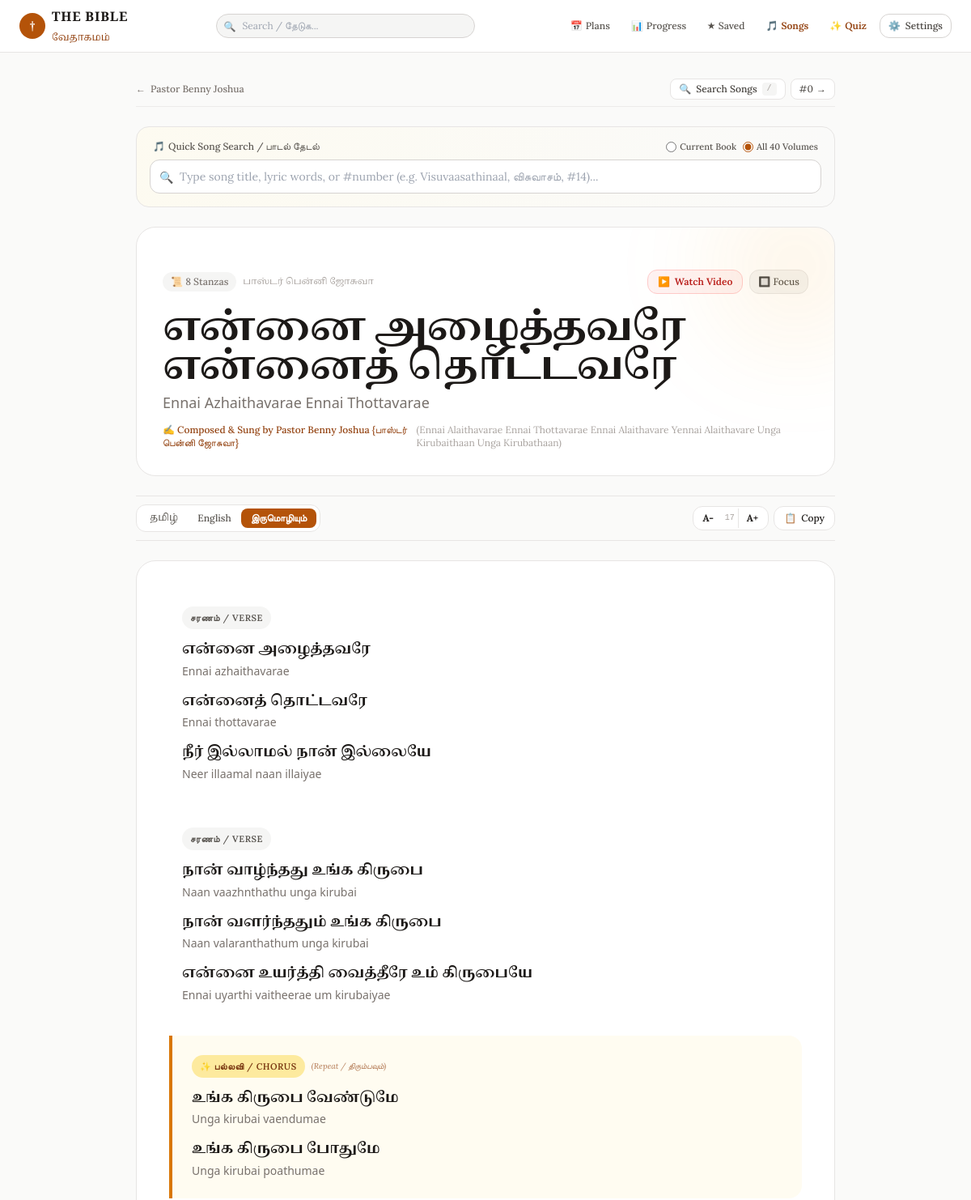
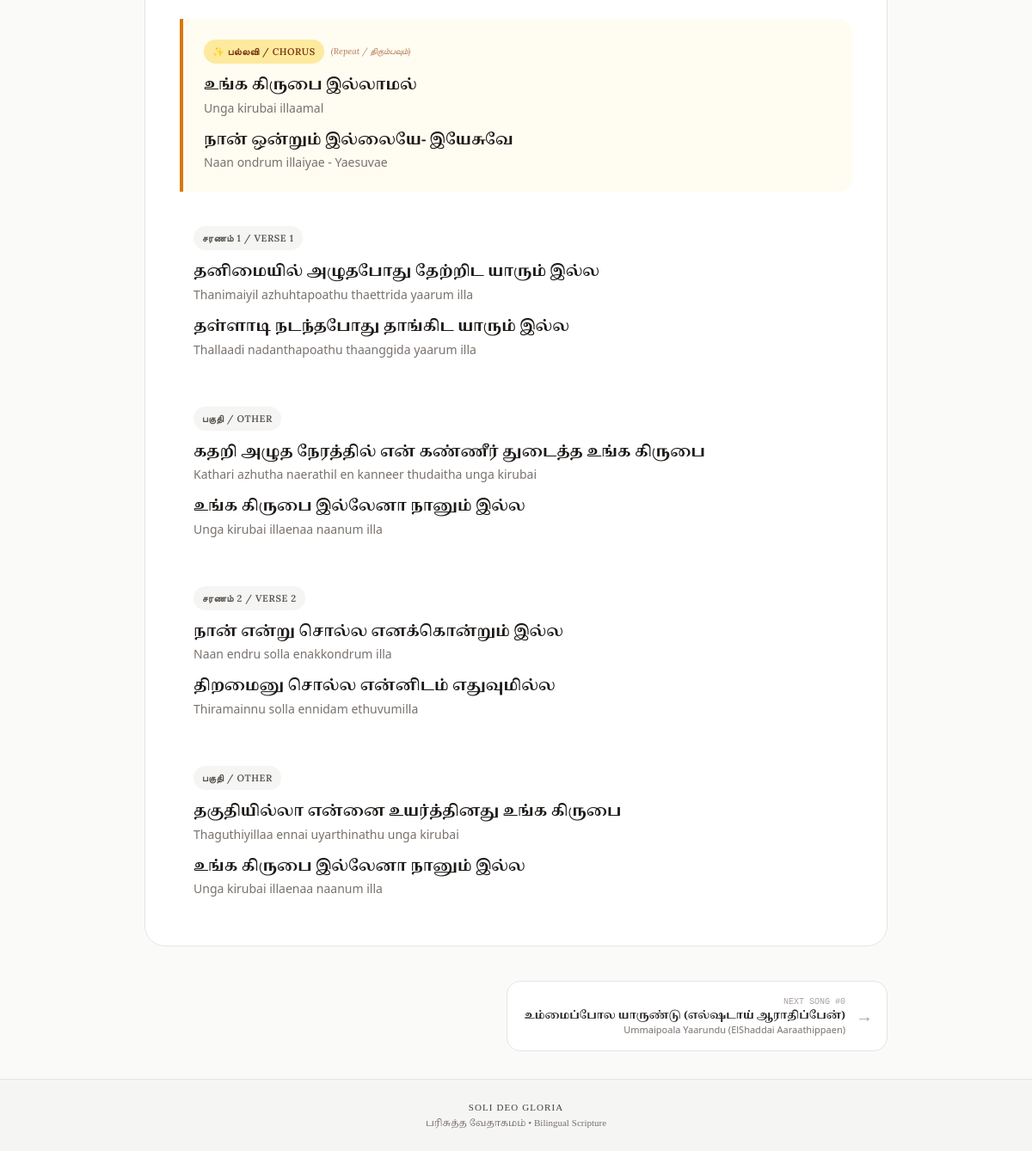
The app's page /songs/1986, older data (2 pictures, top to bottom).
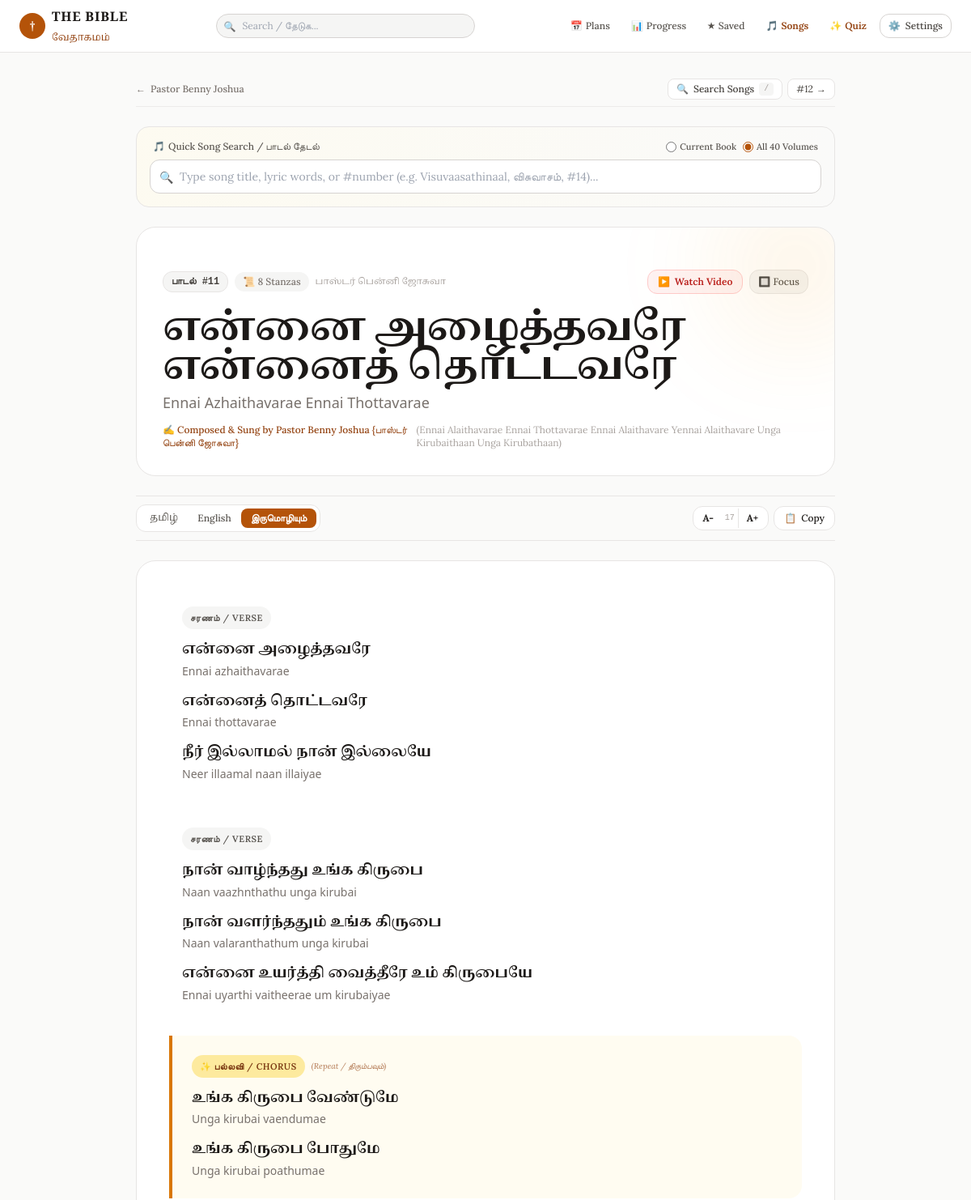
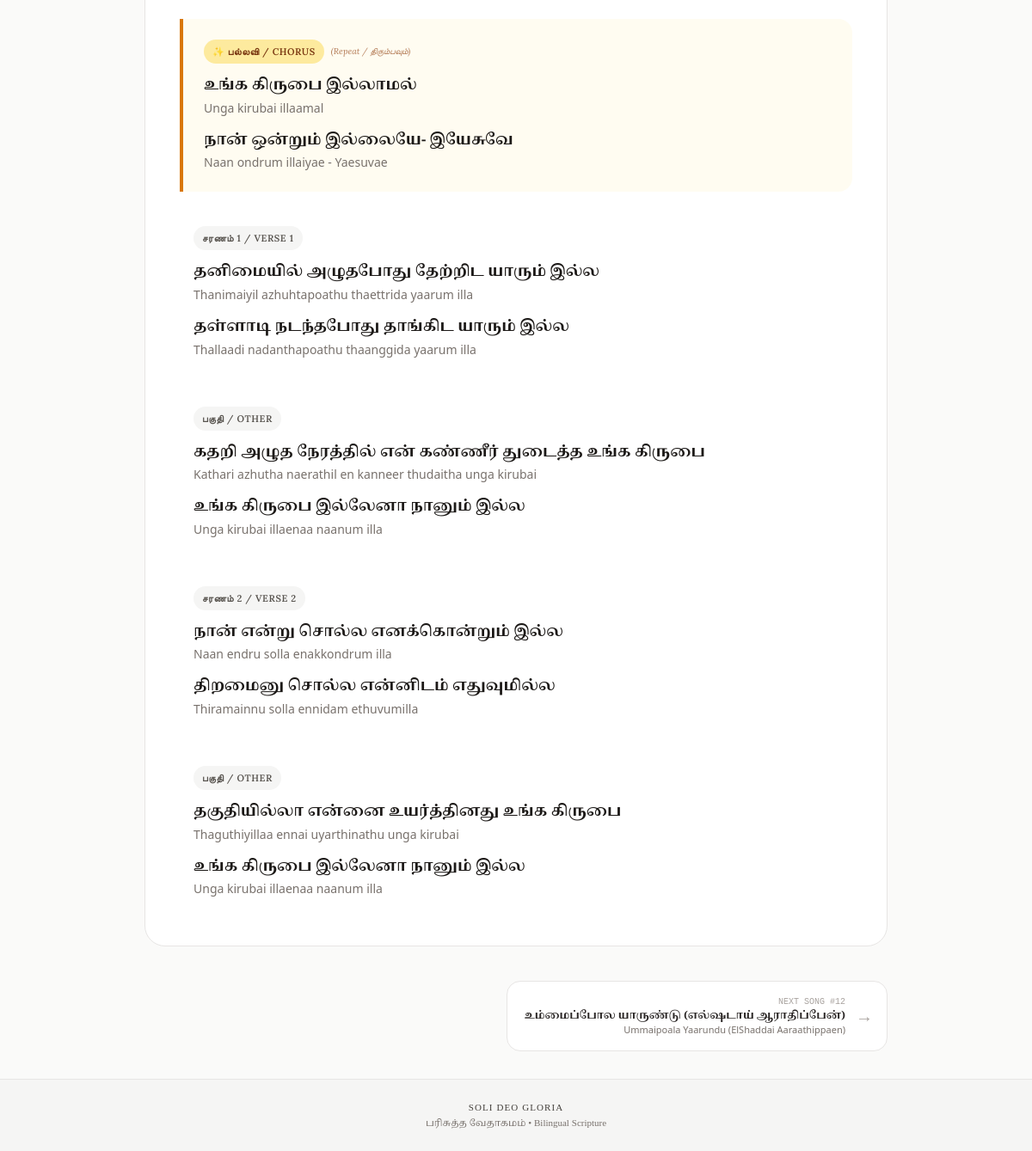
The same page, newer data (2 pictures, top to bottom).
### tables this page shows
CREATE TABLE songs (
            id INTEGER PRIMARY KEY,
            songbook_code TEXT NOT NULL,
            songbook_name_ta TEXT,
            songbook_name_en TEXT,
            volume INTEGER DEFAULT 0,
            volume_name TEXT,
            song_number INTEGER DEFAULT 0,
            title_ta TEXT NOT NULL,
            title_en TEXT NOT NULL,
            alternate_title TEXT,
            lyrics_ta TEXT,
            lyrics_en TEXT,
            lyrics_bilingual TEXT,
            author TEXT,
            youtube_url TEXT
        );

### app/main.py (the view)
@app.get("/songs/{song_id}", response_class=HTMLResponse)
async def song_detail_page(
    request: Request,
    song_id: int,
    mode: str = Query("bilingual"),
    canon: str = Query(None)
):
    active_canon = resolve_canon(request, canon)
    canon_ctx = get_canon_context(active_canon)
    song = get_song_by_id(song_id)
    if not song:
        raise HTTPException(status_code=404, detail="Song not found")
    volume_songs = []
    if song.get("volume") and song["volume"] > 0:
        vol_data = get_songs_list(
            songbook_code=song.get("songbook_code") or "jebathota",
            volume=song["volume"],
            limit=100
        )
        volume_songs = vol_data.get("songs", [])
    return templates.TemplateResponse(
        request=request,
        name="song_detail.html",
        context={
            **canon_ctx,
            "song": song,
            "volume_songs": volume_songs,
            "mode": mode,
        },
    )

### templates/song_detail.html (shortened to what this page needs)
{% extends "base.html" %}
{% block content %}
<div id="song-detail-root" class="max-w-4xl mx-auto px-3 sm:px-4 py-4 sm:py-8 space-y-6 transition-all duration-200">
    <div class="flex flex-col sm:flex-row sm:items-center justify-between gap-3 text-xs text-stone-500 pb-2 border-b border-stone-200/70 dark:border-stone-800">
        <div class="flex items-center gap-2 flex-wrap">
            <a href="/songs?book={{ song.songbook_code }}{% if song.volume %}&vol={{ song.volume }}{% endif %}{% if canon %}&canon={{ canon }}{% endif %}"
               class="inline-flex items-center gap-1.5 hover:text-amber-700 dark:hover:text-amber-400 font-medium transition py-1">
                <span>←</span> <span>{{ song.songbook_name_en }}</span>
            </a>
        </div>
        <div class="flex items-center gap-1.5 self-end sm:self-auto">
            <button onclick="toggleDetailSearchModal(true)"
                    class="px-2.5 py-1 rounded-lg bg-white dark:bg-stone-800 border border-stone-200 dark:border-stone-700 hover:border-amber-600 text-stone-700 dark:text-stone-300 hover:text-amber-700 dark:hover:text-amber-400 transition cursor-pointer flex items-center gap-1.5"
                    title="Search any song (Press /)">
                <span>🔍</span>
                <span class="font-medium">Search Songs</span>
                <kbd class="hidden sm:inline-block px-1.5 py-0.2 bg-stone-100 dark:bg-stone-700 text-stone-400 dark:text-stone-300 rounded text-[10px] font-mono">/</kbd>
            </button>
            {% if song.next_song %}
            <a href="/songs/{{ song.next_song.id }}{% if canon %}?canon={{ canon }}{% endif %}"
               class="px-2.5 py-1 rounded-lg bg-white dark:bg-stone-800 border border-stone-200 dark:border-stone-700 hover:border-amber-600 text-stone-700 dark:text-stone-300 transition flex items-center gap-1"
               title="Next: #{{ song.next_song.song_number }} {{ song.next_song.title_en }} (Press Right Arrow)">
                <span class="hidden md:inline">#{{ song.next_song.song_number }}</span> <span>→</span>
            </a>
            {% endif %}
        </div>
    </div>
    <div id="detail-search-container" class="bg-gradient-to-r from-amber-50/60 to-stone-50 dark:from-stone-900 dark:to-stone-900/60 border border-stone-200 dark:border-stone-800 rounded-2xl p-3 sm:p-4 shadow-xs space-y-2">
        <div class="flex items-center justify-between text-xs text-stone-600 dark:text-stone-400 px-1 font-medium">
            <span class="flex items-center gap-1">
                <span>🎵</span> <span>Quick Song Search / பாடல் தேடல்</span>
            </span>
            <div class="flex items-center gap-2 text-[11px]">
                <label class="inline-flex items-center gap-1 cursor-pointer">
                    <input type="radio" name="detail_search_scope" value="volume" class="accent-amber-700" {% if song.volume %}checked{% endif %}>
                    <span>{% if song.volume %}In Vol {{ song.volume }} Only{% else %}Current Book{% endif %}</span>
                </label>
                <label class="inline-flex items-center gap-1 cursor-pointer">
                    <input type="radio" name="detail_search_scope" value="all" class="accent-amber-700" {% if not song.volume %}checked{% endif %}>
                    <span>All 40 Volumes</span>
                </label>
            </div>
        </div>
        <div class="relative">
            <input type="text" id="detail-search-input"
                   placeholder="Type song title, lyric words, or #number (e.g. Visuvaasathinaal, விசுவாசம், #14)..."
                   autocomplete="off"
                   class="w-full text-xs sm:text-sm bg-white dark:bg-stone-800 border border-stone-300 dark:border-stone-700 rounded-xl pl-9 pr-8 py-2.5 focus:outline-none focus:ring-2 focus:ring-amber-700 text-stone-900 dark:text-stone-100">
            <span class="absolute left-3 top-3 text-stone-400 text-xs sm:text-sm">🔍</span>
        </div>
    </div>
    <div class="bg-white dark:bg-stone-900 border border-stone-200 dark:border-stone-800 rounded-3xl p-5 sm:p-8 shadow-xs space-y-5 relative overflow-hidden">
        <div class="flex flex-wrap items-center justify-between gap-2.5">
            <div class="flex flex-wrap items-center gap-2 text-xs">
                {% if song.song_number and song.song_number > 0 %}
                <span class="px-2.5 py-1 rounded-xl bg-stone-100 dark:bg-stone-800 text-stone-700 dark:text-stone-300 font-mono font-semibold border border-stone-200 dark:border-stone-700">
                    பாடல் #{{ song.song_number }}
                </span>
                {% endif %}
                {% if song.stanzas %}
                <span class="px-2.5 py-1 rounded-xl bg-stone-100 dark:bg-stone-800 text-stone-500 dark:text-stone-400 font-medium">
                    📜 {{ song.stanzas|length }} Stanzas
                </span>
                {% endif %}
                <span class="text-stone-400 font-tamil text-[11px]" translate="no">{{ song.songbook_name_ta }}</span>
            </div>
            <div class="flex items-center gap-2">
                {% if song.youtube_url %}
                <button onclick="toggleSongVideo()"
                        class="inline-flex items-center gap-1.5 px-3 py-1.5 rounded-xl bg-red-50 hover:bg-red-100 dark:bg-red-950/40 dark:hover:bg-red-900/50 text-red-700 dark:text-red-300 text-xs font-semibold border border-red-200 dark:border-red-900/60 transition cursor-pointer shadow-2xs">
                    <span>▶️</span> <span>{% if song.youtube_video_id %}Watch Video{% else %}Play on YouTube{% endif %}</span>
                </button>
                {% endif %}
                <button onclick="toggleWorshipFocusMode()" id="focus-mode-btn"
                        class="px-2.5 py-1.5 rounded-xl bg-stone-100 hover:bg-stone-200 dark:bg-stone-800 dark:hover:bg-stone-700 text-stone-600 dark:text-stone-300 text-xs font-medium border border-stone-200 dark:border-stone-700 transition cursor-pointer"
                        title="Toggle distraction-free worship presentation mode">
                    <span>🔲</span> <span class="hidden sm:inline">Focus</span>
                </button>
            </div>
        </div>
        <div class="space-y-1">
            <h1 class="font-tamil text-2xl sm:text-4xl lg:text-5xl font-bold text-stone-900 dark:text-stone-100 leading-tight tracking-tight" translate="no">
                {{ song.title_ta }}
            </h1>
            <h2 class="font-sans text-sm sm:text-lg text-stone-500 dark:text-stone-400 font-medium">
                {{ song.title_en }}
            </h2>
            <div class="flex items-center gap-2 pt-2 text-xs text-amber-800 dark:text-amber-400 font-medium">
                <span>✍️ Composed & Sung by {{ song.author or "Fr. S.J. Berchmans" }}</span>
                {% if song.alternate_title %}
                <span class="text-stone-400 font-normal">({{ song.alternate_title }})</span>
                {% endif %}
            </div>
        </div>
    </div>
    <div id="lyrics-toolbar" class="sticky top-14 z-30 bg-stone-50/95 dark:bg-stone-950/95 backdrop-blur-md py-2.5 border-y border-stone-200 dark:border-stone-800 flex flex-wrap items-center justify-between gap-2 text-xs transition-all">
        <div class="inline-flex bg-white dark:bg-stone-800 p-1 rounded-xl border border-stone-200 dark:border-stone-700 shadow-2xs">
            <button onclick="setSongScriptMode('ta')" id="mode-btn-ta"
                    class="px-3 py-1 rounded-lg font-medium transition cursor-pointer font-tamil text-stone-600 dark:text-stone-300">
                தமிழ்
            </button>
            <button onclick="setSongScriptMode('en')" id="mode-btn-en"
                    class="px-3 py-1 rounded-lg font-medium transition cursor-pointer text-stone-600 dark:text-stone-300">
                English
            </button>
            <button onclick="setSongScriptMode('bilingual')" id="mode-btn-bilingual"
                    class="px-3 py-1 rounded-lg font-semibold bg-amber-700 text-white shadow-xs transition cursor-pointer">
                இருமொழியும்
            </button>
        </div>
        <div class="flex items-center gap-1.5">
            <div class="flex items-center bg-white dark:bg-stone-800 rounded-xl border border-stone-200 dark:border-stone-700 p-0.5">
                <button onclick="changeLyricsFontSize(-1)" class="px-2.5 py-1 text-xs hover:text-amber-700 font-bold transition cursor-pointer" title="Decrease font size">A-</button>
                <span id="font-size-indicator" class="text-[10px] text-stone-400 font-mono px-1">17</span>
                <button onclick="changeLyricsFontSize(1)" class="px-2.5 py-1 text-xs hover:text-amber-700 font-bold transition cursor-pointer border-l border-stone-200 dark:border-stone-700" title="Increase font size">A+</button>
            </div>
            <button onclick="copySongLyrics()" class="px-3 py-1.5 bg-white dark:bg-stone-800 border border-stone-200 dark:border-stone-700 hover:border-amber-600 rounded-xl font-medium transition flex items-center gap-1.5 cursor-pointer shadow-2xs">
                <span>📋</span> <span id="copy-btn-text">Copy</span>
            </button>
        </div>
    </div>
    <div id="lyrics-container" class="bg-white dark:bg-stone-900 border border-stone-200 dark:border-stone-800 rounded-3xl p-5 sm:p-10 shadow-xs space-y-6 text-base transition-all">
        {% if song.stanzas %}
            {% for st in song.stanzas %}
            {% set is_chorus = ('Chorus' in st.label or 'பல்லவி' in st.label or 'Pre-Chorus' in st.label) %}
            <div class="stanza-block transition-all duration-150 {% if is_chorus %}bg-amber-50/70 dark:bg-amber-950/25 border-l-4 border-amber-600 dark:border-amber-500 rounded-r-2xl p-4 sm:p-6 shadow-2xs{% else %}p-3 sm:p-4 rounded-2xl hover:bg-stone-50/80 dark:hover:bg-stone-800/40{% endif %}">
                <div class="flex items-center gap-2 mb-3">
                    <span class="inline-flex items-center px-2.5 py-0.5 rounded-full text-[11px] font-semibold tracking-wider uppercase {% if is_chorus %}bg-amber-200/80 dark:bg-amber-900/60 text-amber-900 dark:text-amber-200 font-bold{% else %}bg-stone-100 dark:bg-stone-800 text-stone-600 dark:text-stone-400{% endif %}">
                        {% if is_chorus %}✨ {{ st.label }}{% else %}{{ st.label }}{% endif %}
                    </span>
                    {% if is_chorus %}
                    <span class="text-[10px] text-amber-800/70 dark:text-amber-400/70 font-serif italic hidden sm:inline">(Repeat / திரும்பவும்)</span>
                    {% endif %}
                </div>
                <div class="space-y-3.5">
                    {% set max_lines = st.lines_ta|length if st.lines_ta|length > st.lines_en|length else st.lines_en|length %}
                    {% for i in range(max_lines) %}
                    <div class="lyrics-pair space-y-0.5">
                        {% if i < st.lines_ta|length %}
                        <p class="lyrics-line-ta font-tamil text-stone-900 dark:text-stone-100 font-semibold leading-relaxed tracking-normal" translate="no">
                            {{ st.lines_ta[i] }}
                        </p>
                        {% endif %}
                        {% if i < st.lines_en|length %}
                        <p class="lyrics-line-en font-sans text-xs sm:text-sm text-stone-500 dark:text-stone-400 font-normal leading-relaxed">
                            {{ st.lines_en[i] }}
                        </p>
                        {% endif %}
                    </div>
                    {% endfor %}
                </div>
            </div>
            {% endfor %}
        {% else %}
            <div class="p-6">
                <pre class="font-tamil whitespace-pre-wrap leading-relaxed text-stone-900 dark:text-stone-100 font-medium" translate="no">{{ song.lyrics_ta or song.lyrics_en }}</pre>
            </div>
        {% endif %}
    </div>
    <div class="pt-4 flex flex-col sm:flex-row items-stretch justify-between gap-3 text-xs">
        {% if song.prev_song %}
        <a href="/songs/{{ song.prev_song.id }}{% if canon %}?canon={{ canon }}{% endif %}"
           class="group flex-1 p-4 rounded-2xl bg-white dark:bg-stone-900 border border-stone-200 dark:border-stone-800 hover:border-amber-600 transition flex items-center gap-3 shadow-xs">
            <span class="text-xl text-stone-400 group-hover:text-amber-700 transition">←</span>
            <div class="overflow-hidden">
                <span class="text-[10px] text-stone-400 block font-mono">PREVIOUS SONG #{{ song.prev_song.song_number }}</span>
                <span class="font-tamil font-bold truncate block text-stone-800 dark:text-stone-200 group-hover:text-amber-700 dark:group-hover:text-amber-400 transition" translate="no">{{ song.prev_song.title_ta }}</span>
                <span class="font-sans text-[11px] text-stone-500 truncate block">{{ song.prev_song.title_en }}</span>
            </div>
        </a>
        {% else %}
        <div class="flex-1"></div>
        {% endif %}
        {% if song.next_song %}
        <a href="/songs/{{ song.next_song.id }}{% if canon %}?canon={{ canon }}{% endif %}"
           class="group flex-1 p-4 rounded-2xl bg-white dark:bg-stone-900 border border-stone-200 dark:border-stone-800 hover:border-amber-600 transition flex items-center justify-between gap-3 text-right shadow-xs">
            <div class="overflow-hidden flex-1">
                <span class="text-[10px] text-stone-400 block font-mono">NEXT SONG #{{ song.next_song.song_number }}</span>
                <span class="font-tamil font-bold truncate block text-stone-800 dark:text-stone-200 group-hover:text-amber-700 dark:group-hover:text-amber-400 transition" translate="no">{{ song.next_song.title_ta }}</span>
                <span class="font-sans text-[11px] text-stone-500 truncate block">{{ song.next_song.title_en }}</span>
            </div>
            <span class="text-xl text-stone-400 group-hover:text-amber-700 transition">→</span>
        </a>
        {% endif %}
    </div>
</div>
{% endblock %}

Row changes from the older to the newer data that the page shows:
changed songs "என்னை அழைத்தவரே என்னைத் தொட்டவரே": song_number (not shown) → "11"
changed songs "உம்மைப்போல யாருண்டு (எல்ஷடாய் ஆராதிப்பேன்)": next_song.song_number "0" → "12"
Text that changed along with them:
text now shown: "பாடல் #"
